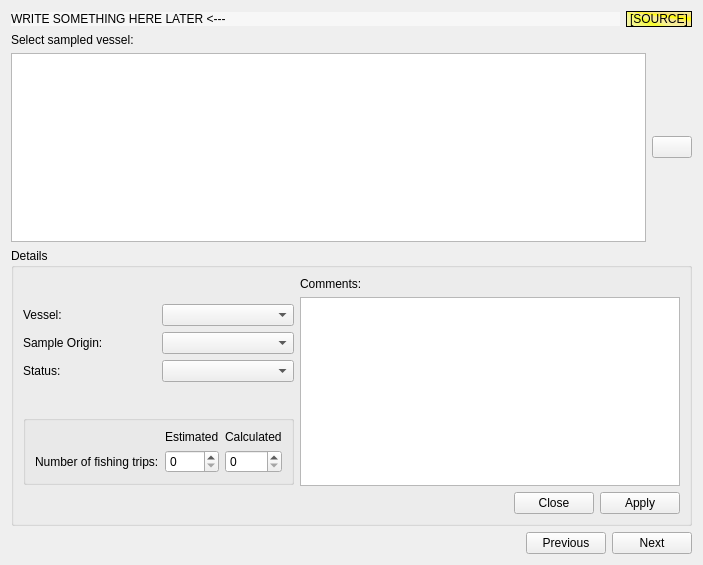
<?xml version="1.0" encoding="UTF-8"?>
<ui version="4.0">
 <class>frmVessel</class>
 <widget class="QWidget" name="frmVessel">
  <property name="geometry">
   <rect>
    <x>0</x>
    <y>0</y>
    <width>703</width>
    <height>565</height>
   </rect>
  </property>
  <property name="windowTitle">
   <string>Form</string>
  </property>
  <layout class="QVBoxLayout" name="verticalLayout_5">
   <item>
    <layout class="QHBoxLayout" name="horizontalLayout_7">
     <item>
      <widget class="QLabel" name="lbHeader">
       <property name="sizePolicy">
        <sizepolicy hsizetype="Expanding" vsizetype="Fixed">
         <horstretch>0</horstretch>
         <verstretch>0</verstretch>
        </sizepolicy>
       </property>
       <property name="styleSheet">
        <string notr="true">background-color:rgb(247, 247, 247)</string>
       </property>
       <property name="text">
        <string>WRITE SOMETHING HERE LATER &lt;---</string>
       </property>
      </widget>
     </item>
     <item>
      <widget class="QLabel" name="lbSource">
       <property name="sizePolicy">
        <sizepolicy hsizetype="Minimum" vsizetype="Preferred">
         <horstretch>0</horstretch>
         <verstretch>0</verstretch>
        </sizepolicy>
       </property>
       <property name="styleSheet">
        <string notr="true">background-color: qconicalgradient(cx:0, cy:0, angle:135, stop:0 rgba(220, 220, 220, 69), stop:0.375 rgba(255, 255, 0, 69), stop:0.423533 rgba(251, 255, 0, 145), stop:0.45 rgba(247, 255, 0, 208), stop:0.477581 rgba(255, 244, 71, 130), stop:0.518717 rgba(255, 218, 71, 130), stop:0.55 rgba(255, 255, 0, 255), stop:0.57754 rgba(255, 203, 0, 130), stop:0.625 rgba(255, 255, 0, 69), stop:1 rgba(255, 255, 0, 69));
font: 75 10pt &quot;Fixedsys&quot;;</string>
       </property>
       <property name="frameShape">
        <enum>QFrame::StyledPanel</enum>
       </property>
       <property name="frameShadow">
        <enum>QFrame::Raised</enum>
       </property>
       <property name="text">
        <string>[SOURCE]</string>
       </property>
       <property name="scaledContents">
        <bool>true</bool>
       </property>
      </widget>
     </item>
    </layout>
   </item>
   <item>
    <widget class="QLabel" name="label_5">
     <property name="text">
      <string>Select sampled vessel:</string>
     </property>
     <property name="buddy">
      <cstring>tableView</cstring>
     </property>
    </widget>
   </item>
   <item>
    <layout class="QHBoxLayout" name="horizontalLayout">
     <item>
      <widget class="QTableView" name="tableView"/>
     </item>
     <item>
      <layout class="QVBoxLayout" name="verticalLayout">
       <item>
        <widget class="QPushButton" name="pushNew">
         <property name="toolTip">
          <string>Create new record</string>
         </property>
         <property name="statusTip">
          <string>Create new record</string>
         </property>
         <property name="whatsThis">
          <string>Creates new record</string>
         </property>
         <property name="text">
          <string/>
         </property>
         <property name="icon">
          <iconset resource="app_new.qrc">
           <normaloff>:/app_new/filenew.png</normaloff>:/app_new/filenew.png</iconset>
         </property>
        </widget>
       </item>
      </layout>
     </item>
    </layout>
   </item>
   <item>
    <widget class="QGroupBox" name="groupDetails">
     <property name="title">
      <string>Details</string>
     </property>
     <layout class="QHBoxLayout" name="horizontalLayout_6">
      <item>
       <layout class="QVBoxLayout" name="verticalLayout_4">
        <item>
         <layout class="QVBoxLayout" name="verticalLayout_2">
          <item>
           <layout class="QHBoxLayout" name="horizontalLayout_5">
            <item>
             <widget class="QLabel" name="label">
              <property name="text">
               <string>Vessel:</string>
              </property>
              <property name="buddy">
               <cstring>cmbVessel</cstring>
              </property>
             </widget>
            </item>
            <item>
             <widget class="QComboBox" name="cmbVessel"/>
            </item>
           </layout>
          </item>
          <item>
           <layout class="QHBoxLayout" name="horizontalLayout_4">
            <item>
             <widget class="QLabel" name="label_6">
              <property name="text">
               <string>Sample Origin:</string>
              </property>
              <property name="buddy">
               <cstring>cmbOrigin</cstring>
              </property>
             </widget>
            </item>
            <item>
             <widget class="QComboBox" name="cmbOrigin"/>
            </item>
           </layout>
          </item>
          <item>
           <layout class="QHBoxLayout" name="horizontalLayout_3">
            <item>
             <widget class="QLabel" name="label_7">
              <property name="text">
               <string>Status:</string>
              </property>
              <property name="buddy">
               <cstring>cmbStatus</cstring>
              </property>
             </widget>
            </item>
            <item>
             <widget class="QComboBox" name="cmbStatus"/>
            </item>
           </layout>
          </item>
         </layout>
        </item>
        <item>
         <widget class="QGroupBox" name="groupFT">
          <property name="sizePolicy">
           <sizepolicy hsizetype="Preferred" vsizetype="Fixed">
            <horstretch>0</horstretch>
            <verstretch>0</verstretch>
           </sizepolicy>
          </property>
          <property name="title">
           <string/>
          </property>
          <property name="flat">
           <bool>true</bool>
          </property>
          <layout class="QGridLayout" name="gridLayout">
           <item row="0" column="1">
            <widget class="QLabel" name="label_3">
             <property name="sizePolicy">
              <sizepolicy hsizetype="Preferred" vsizetype="Fixed">
               <horstretch>0</horstretch>
               <verstretch>0</verstretch>
              </sizepolicy>
             </property>
             <property name="text">
              <string>Estimated</string>
             </property>
             <property name="buddy">
              <cstring>spinET</cstring>
             </property>
            </widget>
           </item>
           <item row="0" column="2">
            <widget class="QLabel" name="label_4">
             <property name="sizePolicy">
              <sizepolicy hsizetype="Preferred" vsizetype="Fixed">
               <horstretch>0</horstretch>
               <verstretch>0</verstretch>
              </sizepolicy>
             </property>
             <property name="text">
              <string>Calculated</string>
             </property>
             <property name="buddy">
              <cstring>spinCT</cstring>
             </property>
            </widget>
           </item>
           <item row="1" column="0">
            <widget class="QLabel" name="label_2">
             <property name="text">
              <string>Number of fishing trips:</string>
             </property>
             <property name="buddy">
              <cstring>spinET</cstring>
             </property>
            </widget>
           </item>
           <item row="1" column="1">
            <widget class="QSpinBox" name="spinET"/>
           </item>
           <item row="1" column="2">
            <widget class="QSpinBox" name="spinCT"/>
           </item>
          </layout>
         </widget>
        </item>
       </layout>
      </item>
      <item>
       <layout class="QVBoxLayout" name="verticalLayout_3">
        <item>
         <widget class="QLabel" name="label_8">
          <property name="sizePolicy">
           <sizepolicy hsizetype="MinimumExpanding" vsizetype="Preferred">
            <horstretch>0</horstretch>
            <verstretch>0</verstretch>
           </sizepolicy>
          </property>
          <property name="text">
           <string>Comments:</string>
          </property>
          <property name="buddy">
           <cstring>textComments</cstring>
          </property>
         </widget>
        </item>
        <item>
         <widget class="QPlainTextEdit" name="textComments">
          <property name="sizePolicy">
           <sizepolicy hsizetype="MinimumExpanding" vsizetype="Expanding">
            <horstretch>0</horstretch>
            <verstretch>0</verstretch>
           </sizepolicy>
          </property>
         </widget>
        </item>
        <item>
         <widget class="QDialogButtonBox" name="buttonBox">
          <property name="standardButtons">
           <set>QDialogButtonBox::Apply|QDialogButtonBox::Close</set>
          </property>
         </widget>
        </item>
       </layout>
      </item>
     </layout>
    </widget>
   </item>
   <item>
    <layout class="QHBoxLayout" name="horizontalLayout_2">
     <item>
      <spacer name="horizontalSpacer_2">
       <property name="orientation">
        <enum>Qt::Horizontal</enum>
       </property>
       <property name="sizeHint" stdset="0">
        <size>
         <width>40</width>
         <height>20</height>
        </size>
       </property>
      </spacer>
     </item>
     <item>
      <widget class="QPushButton" name="pushPrevious">
       <property name="text">
        <string>Previous</string>
       </property>
       <property name="icon">
        <iconset resource="app_new.qrc">
         <normaloff>:/app_new/back.png</normaloff>:/app_new/back.png</iconset>
       </property>
      </widget>
     </item>
     <item>
      <widget class="QPushButton" name="pushNext">
       <property name="text">
        <string>Next</string>
       </property>
       <property name="icon">
        <iconset resource="app_new.qrc">
         <normaloff>:/app_new/forward.png</normaloff>:/app_new/forward.png</iconset>
       </property>
      </widget>
     </item>
    </layout>
   </item>
  </layout>
 </widget>
 <tabstops>
  <tabstop>tableView</tabstop>
  <tabstop>pushNew</tabstop>
  <tabstop>cmbVessel</tabstop>
  <tabstop>cmbOrigin</tabstop>
  <tabstop>cmbStatus</tabstop>
  <tabstop>textComments</tabstop>
  <tabstop>spinET</tabstop>
  <tabstop>spinCT</tabstop>
  <tabstop>buttonBox</tabstop>
  <tabstop>pushPrevious</tabstop>
  <tabstop>pushNext</tabstop>
 </tabstops>
 <resources>
  <include location="app_new.qrc"/>
 </resources>
 <connections>
  <connection>
   <sender>pushNew</sender>
   <signal>clicked()</signal>
   <receiver>frmVessel</receiver>
   <slot>createRecord()</slot>
   <hints>
    <hint type="sourcelabel">
     <x>676</x>
     <y>107</y>
    </hint>
    <hint type="destinationlabel">
     <x>351</x>
     <y>282</y>
    </hint>
   </hints>
  </connection>
  <connection>
   <sender>buttonBox</sender>
   <signal>clicked(QAbstractButton*)</signal>
   <receiver>frmVessel</receiver>
   <slot>onButtonClick(QAbstractButton*)</slot>
   <hints>
    <hint type="sourcelabel">
     <x>476</x>
     <y>498</y>
    </hint>
    <hint type="destinationlabel">
     <x>351</x>
     <y>282</y>
    </hint>
   </hints>
  </connection>
  <connection>
   <sender>tableView</sender>
   <signal>clicked(QModelIndex)</signal>
   <receiver>frmVessel</receiver>
   <slot>previewRow(QModelIndex)</slot>
   <hints>
    <hint type="sourcelabel">
     <x>332</x>
     <y>143</y>
    </hint>
    <hint type="destinationlabel">
     <x>351</x>
     <y>282</y>
    </hint>
   </hints>
  </connection>
 </connections>
 <slots>
  <slot>createRecord()</slot>
  <slot>onButtonClick(QAbstractButton*)</slot>
  <slot>previewRow(QModelIndex)</slot>
 </slots>
</ui>
